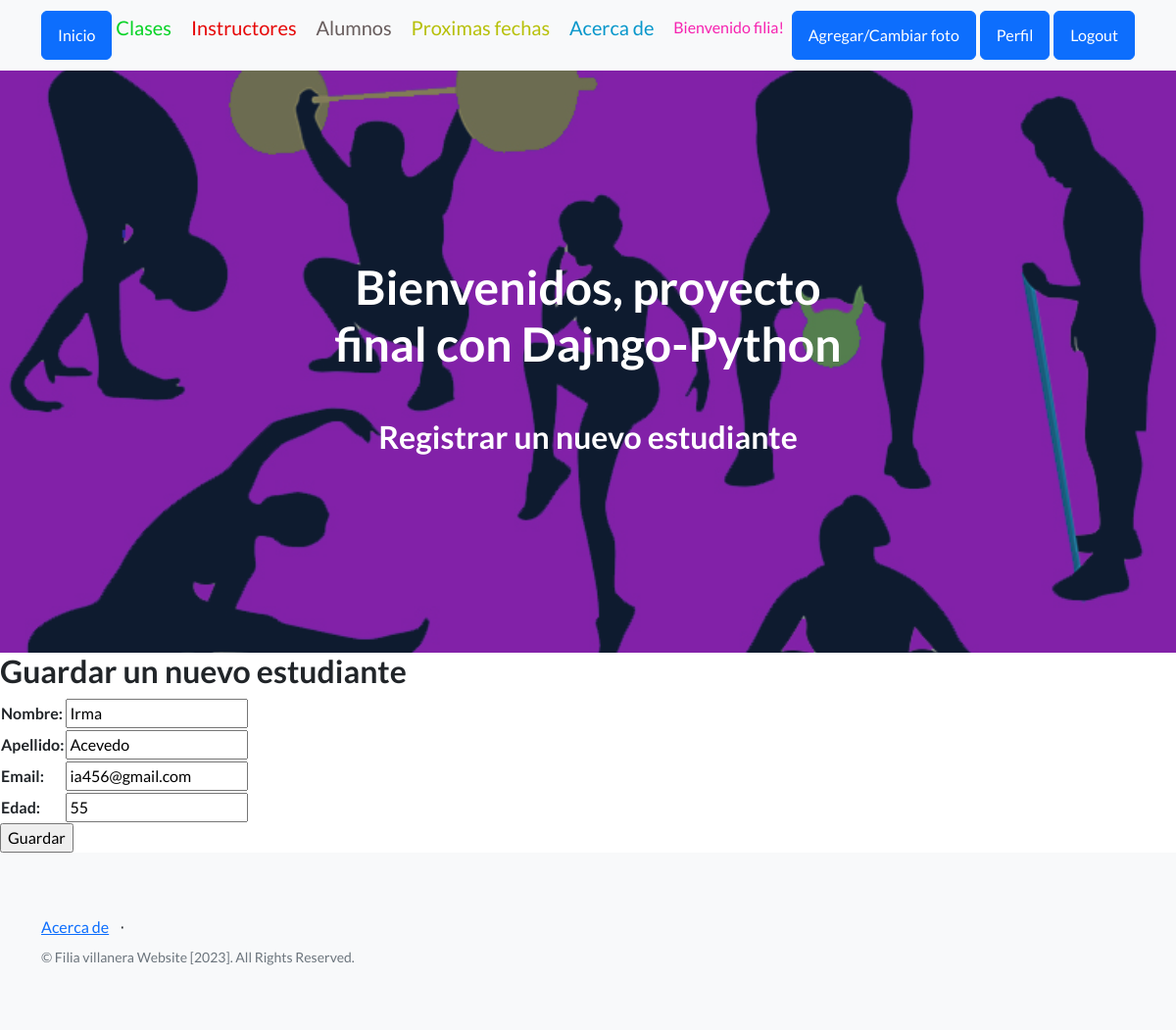
The app's page /upd_estudiante/1/ (signed in) with its own data.
### app1/models.py (models this page shows, shortened)
class Alumno (models.Model):
    nombre = models.CharField(max_length=50)
    apellido = models.CharField(max_length=50)
    email = models.EmailField()
    edad = models.IntegerField()

### app1/views.py (the view)
# urls.py: path('upd_estudiante/<id_estudiante>/', updestudiante, name="upd_estudiante" ),
@login_required
def updestudiante (request, id_estudiante ):
    estudiante = Alumno.objects.get (id = id_estudiante)
    if request.method == "POST" :
        miForm = Estudianteform(request.POST)
        if miForm.is_valid():
            estudiante.nombre = miForm.cleaned_data.get('nombre')
            estudiante.apellido = miForm.cleaned_data.get('apellido')
            estudiante.email = miForm.cleaned_data.get('email')
            estudiante.edad = miForm.cleaned_data.get('edad')
            estudiante.save()
            return redirect(reverse_lazy('estudiantes'))
    else:
        miForm = Estudianteform (initial = {
            'nombre' : estudiante.nombre,
            'apellido' : estudiante.apellido,
            'email' : estudiante.email,
            'edad' : estudiante.edad,
        })
    return render (request, "aplicacion/estudianteform.html", {'form' : miForm})

### app1/forms.py
class Estudianteform (LoginRequiredMixin, forms.Form):
     nombre= forms.CharField(max_length=50, required=True)
     apellido= forms.CharField(max_length=50, required=True)
     email= forms.EmailField(required=True)
     edad= forms.CharField(max_length=50, required=True)

### app1/templates/aplicacion/estudianteform.html (shortened to what this page needs)
{% extends 'aplicacion/base.html' %}
{% load static %}
{% block encabezado %}
   Registrar un nuevo estudiante
{% endblock encabezado %}
{% block contenido %}
    <h2>Guardar un nuevo estudiante</h2>
    <form action="" method="post">
        <table>
            {{ form.as_table }}
        </table>
    <input type="submit" value="Guardar">
    </form>
{% endblock contenido %}

### app1/templates/aplicacion/base.html (shortened to what this page needs)
<!DOCTYPE html>
<html lang="en">
    <head>
        {% load static %}
        <link href="https://cdn.jsdelivr.net/npm/bootstrap-icons@1.5.0/font/bootstrap-icons.css" rel="stylesheet" type="text/css" />
        <link href="{% static 'aplicacion/css/styles.css' %}" rel="stylesheet" />
        <link rel="stylesheet" href="https://cdnjs.cloudflare.com/ajax/libs/font-awesome/6.4.0/css/all.min.css">
    </head>
    <body>
        <nav class="navbar navbar-light bg-light static-top">
            <div class="container">
                <a class="btn btn-primary" href="{% url 'home' %}">Inicio</a>
                {% if user.is_authenticated %}
                    <a class="navbar-brand" href="{% url 'cursos' %}" style="color:rgb(7, 211, 38)">Clases</p></a>
                    <a class="navbar-brand"class="navbar-brand" href="{% url 'profesores' %}" style="color:rgb(230, 7, 7)">Instructores</p></a>
                    <a class="navbar-brand"href="{% url 'estudiantes' %} "style="color:rgb(104, 93, 93)">Alumnos</p></a>
                    <a class="navbar-brand"class="navbar-brand" href="{% url 'fechas_proximas' %}" style="color:rgb(183, 192, 9)">Proximas fechas</p></a>
                    <a class="navbar-brand"class="navbar-brand" href="{% url 'acerca' %}" style="color:rgb(8, 151, 203)">Acerca de</p></a>
                    <p style="color:rgb(246, 35, 176)">Bienvenido {{user.username}}!</p>
                    <a class="btn btn-primary" href="{% url 'agg_avatar'   %}">Agregar/Cambiar foto</a>
                    <a class="btn btn-primary" href="{% url 'editarperfil' %}">Perfil</a>
                    <a class="btn btn-primary" href="{% url 'logout' %}">Logout</a>
                {% else %}
                    <a class="btn btn-success" href="{% url 'registro'    %}">Registro</a>
                    <a class="btn btn-primary" href="{% url 'login' %}">Login</a>
                {% endif %}
            </div>
        </nav>
        <header class="masthead">
            <div class="container position-relative">
                <div class="row justify-content-center">
                    <div class="col-xl-6">
                        <div class="text-center text-white">
                            <h1 class="mb-5">Bienvenidos, proyecto final con Dajngo-Python</h1>
                            <h2>
                            {% block encabezado %}
                            {% endblock encabezado %}
                                </h2>
                        </div>
                    </div>
                </div>
            </div>
        </header>
        {% block contenido %}
        {% endblock contenido %}
        <footer class="footer bg-light">
            <div class="container">
                <div class="row">
                    <div class="col-lg-6 h-100 text-center text-lg-start my-auto">
                        <ul class="list-inline mb-2">
                            <li class="list-inline-item"><a href="{% url 'acerca'   %}">Acerca de</a></li>
                            <li class="list-inline-item">⋅</li>
                        </ul>
                        <p class="text-muted small mb-4 mb-lg-0">&copy; Filia villanera Website [2023]. All Rights Reserved.</p>
                    </div>
                </div>
            </div>
        </footer>
    </body>
</html>

### records on screen
Alumno: nombre "Irma", apellido "Acevedo", email "ia456@gmail.com", edad "55"

### other values on screen
{{ user.username }} "filia"
